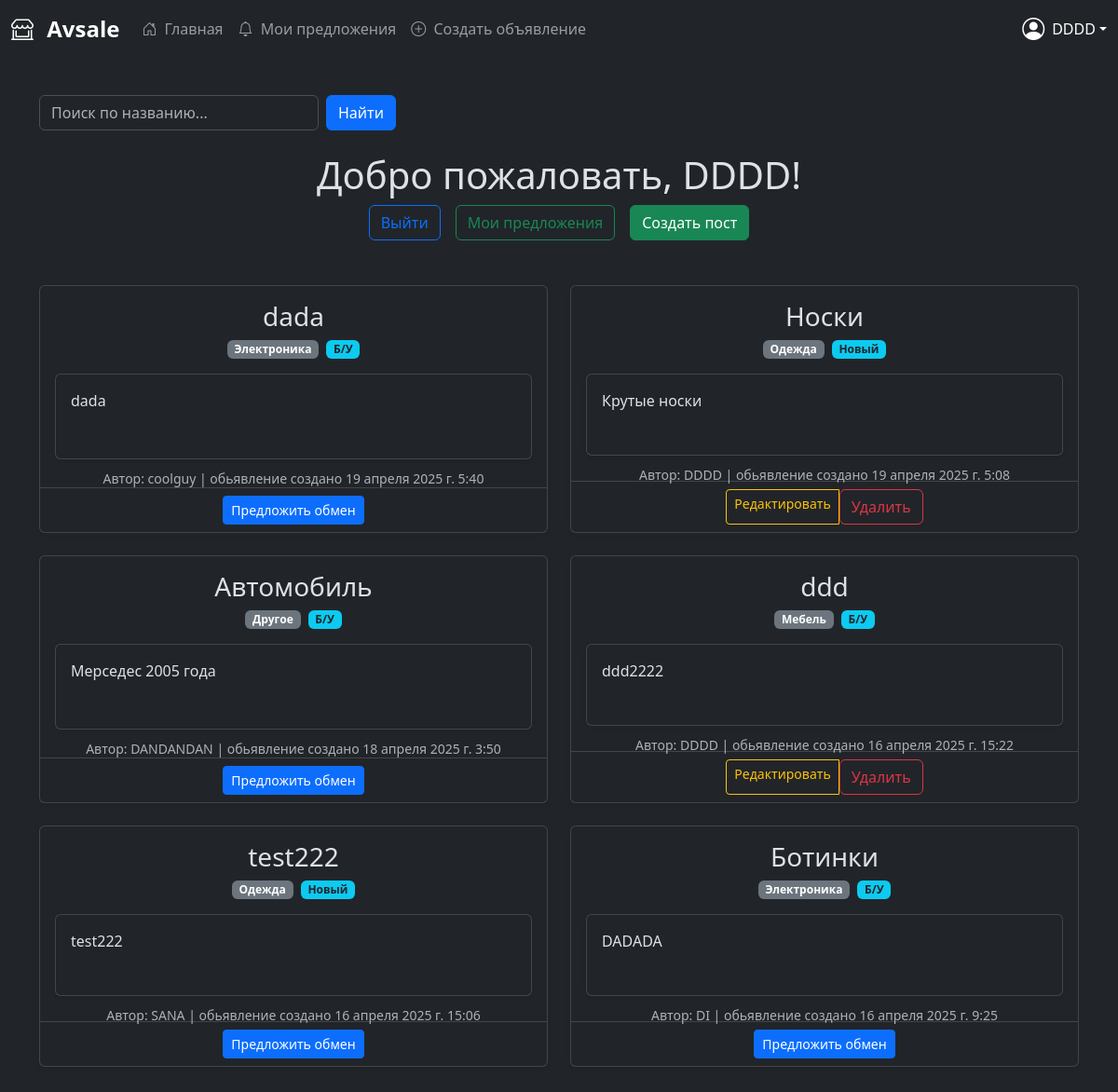
Screenshot of /welcome/ (signed in) with the database file from the repository.
### accounts/models.py (models this page shows, shortened)
class Post(models.Model):
    CATEGORIES = [
        ('electronics', 'Электроника'),
        ('clothing', 'Одежда'),
        ('furniture', 'Мебель'),
        ('other', 'Другое'),
    ]
    CONDITIONS = [
        ('new', 'Новый'),
        ('used', 'Б/У'),
    ]
    title = models.CharField(max_length=180, verbose_name='Заголовок')
    description = models.TextField(verbose_name='Описание товара')
    category = models.CharField(
        max_length=20, choices=CATEGORIES, verbose_name='Категория')
    condition = models.CharField(
        max_length=20, choices=CONDITIONS, verbose_name='Состояние товара')
    created_at = models.DateTimeField(auto_now_add=True)
    author = models.ForeignKey(
        User, on_delete=models.CASCADE, related_name='posts')

### accounts/views.py (the view)
# urls.py: path('welcome/', views.welcome, name='auth_welcome'),
@login_required
def welcome(request):
    posts = Post.objects.all().order_by('-created_at')
    return render(request, 'accounts/index.html', {'posts': posts})

### accounts/templates/accounts/index.html (shortened to what this page needs)
{% extends 'accounts/base.html' %}
{% load static %}
{% block content %}
    <div class="container mt-4 mb-4">
        <form method="get" action="{% url 'search' %}" class="d-flex align-items-center gap-2 mb-4">
            <input type="text" name="search" placeholder="Поиск по названию..."
                   value="{{ request.GET.search }}" class="form-control" style="max-width: 300px;">
            <button type="submit" class="btn btn-primary">Найти</button>
        </form>
    </div>
    <div class="welcome-container text-center mb-5">
        <h1>Добро пожаловать, {{ user.username }}!</h1>
        <div class="d-flex justify-content-center gap-3">
            <a href="{% url 'auth_logout' %}" class="btn btn-outline-primary">Выйти</a>
            <a href="{% url 'user_offers' %}" class="btn btn-outline-success">Мои предложения</a>
            <a href="{% url 'create_post' %}" class="btn btn-success">Создать пост</a>
        </div>
    </div>
    <div class="container">
        <div class="row justify-content-center">
            {% for post in posts %}
            <div class="col-md-8 col-lg-6 mb-4">
                <div class="card shadow-sm h-100">
                    <div class="card-body">
                        <h3 class="card-title text-center">{{ post.title }}</h3>
                        <div class="d-flex justify-content-center gap-2 mb-3">
                            <span class="badge bg-secondary">{{ post.get_category_display }}</span>
                            <span class="badge bg-info text-dark">{{ post.get_condition_display }}</span>
                        </div>
                        <div class="card shadow-sm h-50 p-3">
                            <p class="mb-0">{{ post.description }}</p>
                        </div>
                        <small class="text-muted d-block text-center" style="padding: 10px;">Автор: {{ post.author.username }} | обьявление создано {{ post.created_at }}</small>
                    </div>
                    <div class="card-footer bg-transparent text-center">
                        {% if user.is_authenticated and user != post.author %}
                        <a href="{% url 'create_exchange' post.id %}" class="btn btn-primary btn-sm">Предложить обмен</a>
                        {% endif %}
                        {% if user == post.author %}
                        <div class="btn-group btn-group-sm">
                            <a href="{% url 'edit_post' post.id %}" class="btn btn-outline-warning">Редактировать</a>
                            <form action="{% url 'delete_post' post.id %}" method="POST" class="d-inline">
                                <button type="submit" class="btn btn-outline-danger">Удалить</button>
                            </form>
                        </div>
                        {% endif %}
                    </div>
                </div>
            </div>
            {% endfor %}
        </div>
    </div>
{% endblock %}

### accounts/templates/accounts/base.html (shortened to what this page needs)
{% load static %}
<!DOCTYPE html>
<html lang="ru" data-bs-theme="dark">
<head>
    <link href="https://cdn.jsdelivr.net/npm/bootstrap@5.3.3/dist/css/bootstrap.min.css" rel="stylesheet">
    <link rel="stylesheet" href="https://cdn.jsdelivr.net/npm/bootstrap-icons@1.11.1/font/bootstrap-icons.css">
    <link rel="stylesheet" href="{% static 'style.css' %}">
</head>
<body>
    {% if user.is_authenticated %}
    <div class="app-container d-flex flex-column min-vh-100">
        <nav class="navbar navbar-expand-lg navbar-dark bg-dark">
            <div class="container-fluid">
                <a class="navbar-brand fs-4 fw-bold" href="#">
                    <i class="bi bi-shop-window me-2"></i>
                    Avsale
                </a>
                <div class="collapse navbar-collapse" id="navbarNav">
                    <ul class="navbar-nav me-auto">
                        <li class="nav-item">
                            <a href="{% url 'auth_welcome' %}" class="nav-link">
                                <i class="bi bi-house-door me-1"></i>
                                Главная
                            </a>
                        </li>
                        <li class="nav-item">
                            <a href="{% url 'user_offers' %}" class="nav-link">
                                <i class="bi bi-bell me-1"></i>
                                Мои предложения
                            </a>
                        </li>
                        <li class="nav-item">
                            <a href="{% url 'create_post' %}" class="nav-link">
                                <i class="bi bi-plus-circle me-1"></i>
                                Создать объявление
                            </a>
                        </li>
                    </ul>
                    <div class="d-flex align-items-center">
                        <div class="dropdown">
                            <a href="#" class="d-flex align-items-center text-white text-decoration-none dropdown-toggle"
                               id="dropdownUser" data-bs-toggle="dropdown">
                                <i class="bi bi-person-circle fs-4 me-2"></i>
                                <span class="d-none d-sm-inline">{{ user.username }}</span>
                            </a>
                        </div>
                    </div>
                </div>
            </div>
        </nav>
        {% endif %}
        <main class="flex-grow-1 p-3">
            {% block content %}
            {% endblock %}
        </main>
    </div>
</body>
</html>

### rows the page displays
Post: title "dada", category "Электроника", condition "Б/У", description "dada", author.username "coolguy", created_at "19 апреля 2025 г. 5:40", shows "Предложить обмен"
Post: title "Носки", category "Одежда", condition "Новый", description "Крутые носки", author.username "DDDD", created_at "19 апреля 2025 г. 5:08", shows "Редактировать"
Post: title "Автомобиль", category "Другое", condition "Б/У", description "Мерседес 2005 года", author.username "DANDANDAN", created_at "18 апреля 2025 г. 3:50", shows "Предложить обмен"
Post: title "ddd", category "Мебель", condition "Б/У", description "ddd2222", author.username "DDDD", created_at "16 апреля 2025 г. 15:22", shows "Редактировать"
Post: title "test222", category "Одежда", condition "Новый", description "test222", author.username "SANA", created_at "16 апреля 2025 г. 15:06", shows "Предложить обмен"
Post: title "Ботинки", category "Электроника", condition "Б/У", description "DADADA", author.username "DI", created_at "16 апреля 2025 г. 9:25", shows "Предложить обмен"

### other values shown
{{ user.username }} "DDDD"
